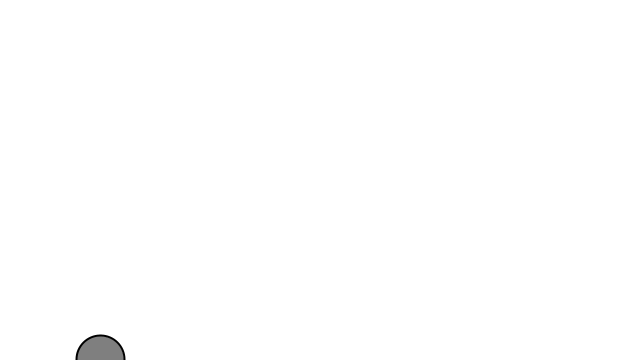
Frame 1 (no input)
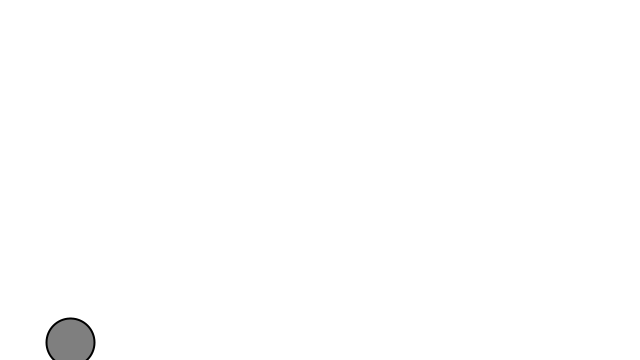
Frame 60 (the mouse pressed at the canvas centre just before this capture)
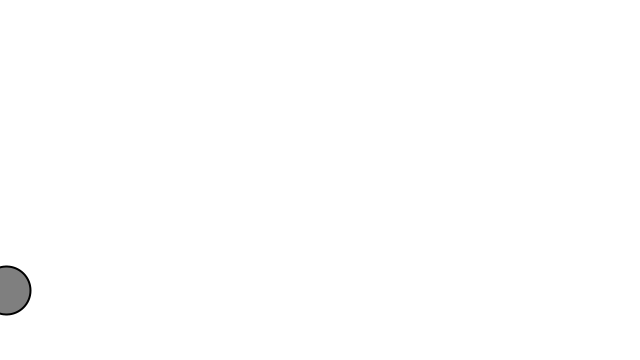
Frame 120 (the mouse held since frame 60 and released just before this capture)

The Processing sketch that drew these frames (run headless with seeded random() and noise(); from frame 60 on, the mouse is pressed at the canvas centre):

// Processing sketch: h_w_3_1
// ── h_w_3_1.pde
// The Nature of Code
// Daniel Shiffman
// http://natureofcode.com

Mover m;
float xoff=0;
void setup() {
  size(640,360);
  m = new Mover(); 
}

void draw() {
  background(255);
  PVector wind = new PVector((noise(xoff)-0.5)%0.1,0);
  xoff++;
  PVector buoyancy = new PVector(0,-0.01);
  float k=0.001;
  m.applyForce(wind);
  m.applyForce(buoyancy);
  m.velocity.mult(1-k);

  m.update();
  m.display();
  m.checkEdges();

}

// ── Mover.pde
// The Nature of Code
// Daniel Shiffman
// http://natureofcode.com

class Mover {

  PVector position;
  PVector velocity;
  PVector acceleration;
  float mass;

  Mover() {
    position = new PVector(100,height);
    velocity = new PVector(0,0);
    acceleration = new PVector(0,0);
    mass = 1;
  }
  
  void applyForce(PVector force) {
    PVector f = PVector.div(force,mass);
    acceleration.add(f);
  }
  
  void update() {
    velocity.add(acceleration);
    position.add(velocity);
    acceleration.mult(0);
  }

  void display() {
    stroke(0);
    strokeWeight(2);
    fill(127);
    ellipse(position.x,position.y,48,48);
  }

  void checkEdges() {

    if (position.x > width) {
      position.x = width;
      velocity.x *= -1;
    } else if (position.x < 0) {
      velocity.x *= -1;
      position.x = 0;
    }

    if (position.y > height) {
      velocity.y *= -1;
      position.y = height;
    }else if (position.y < 24) {
      velocity.y *= -1;
      position.y = 24;
    }

  }

}
